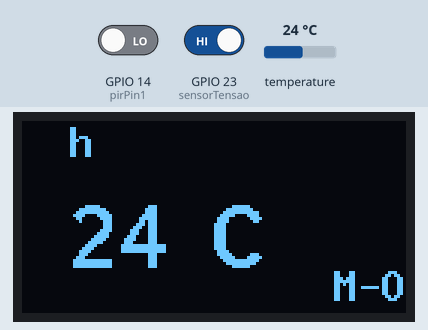
The program below on a simulated ESP32. Parts: 128×64 one-colour display. Inputs (shaded band) come from the test bench; at power-on: GPIO 23 (sensorTensao) HIGH, temperature 24 °C, GPIO 14 (pirPin1) LOW. WiFi joins after 1.5 s; servers stay silent unless stated; network time is answered at once with the bench clock; the local clock reads 2024-03-15 10:24:30 at power-on unless the program sets it; no MQTT or app messages arrive unless stated; what the program prints to the serial monitor is not drawn.

Above: at 4.3 s.
4.4 s: GPIO 23 (sensorTensao) driven LOW
At 4.8 s:
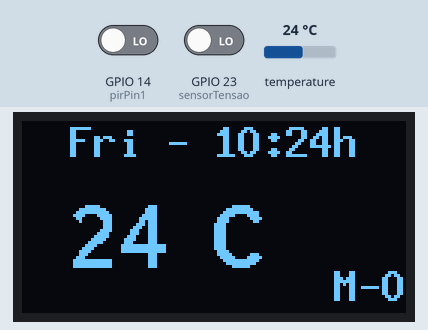
5.9 s: temperature set to 12 °C
At 14.0 s:
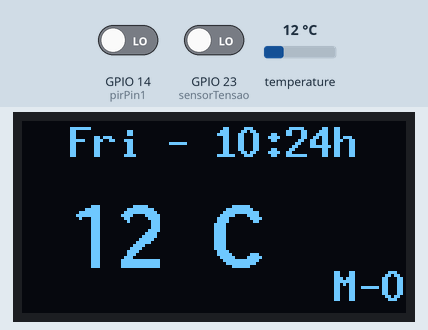
14.6 s: GPIO 14 (pirPin1) driven HIGH
At 15.8 s:
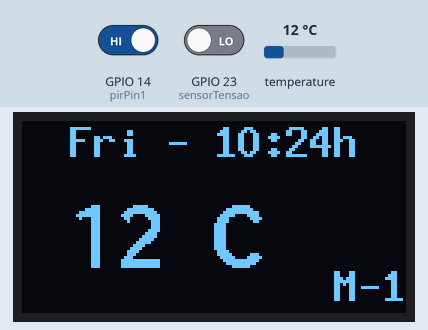
16.1 s: temperature set to 19 °C
At 24.1 s:
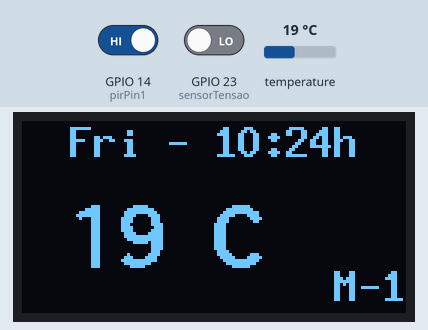
24.6 s: GPIO 14 (pirPin1) driven LOW
At 24.9 s:
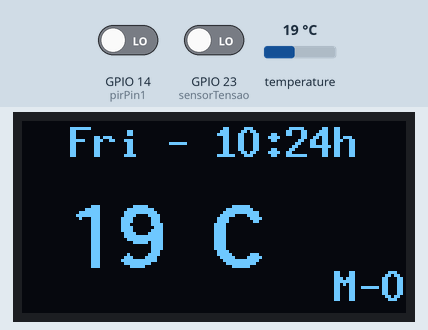
26.1 s: temperature set to 28 °C
At 34.2 s:
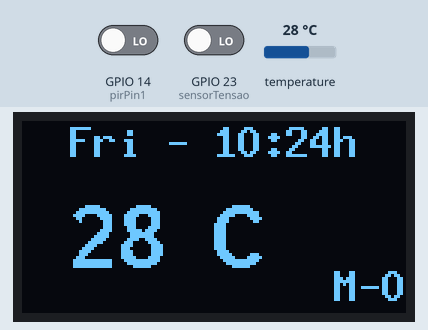
Timing chart, 0 to 35.6 s (numbered marks = the images above; inputs shaded):
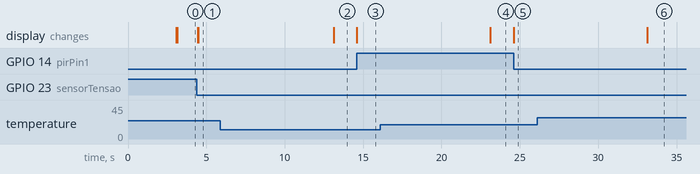

The program:

main.cpp
```cpp
 /*Sistema de monitoramento da Temperatura
  MARCOS MEIRA E MILENA FREITAS
  17 de fevereiro de 2021
*/
#include <Arduino.h>
#include <NTPClient.h>
#include <PubSubClient.h>
#include <WiFi.h>
#include <WebServer.h>
#include <Ticker.h>
#include <DHtesp.h>
#include <ArduinoJson.h>
#include <U8x8lib.h>
#include <ESPmDNS.h>
#include <Update.h>
#include <SPI.h>
#include <WiFiClient.h>

#define EEPROM_SIZE 1024
#define LED_BUILTIN LED_BUILTIN
#define TOKEN "ib+r)WKRvHCGjmjGQ0"
#define ORG "n5hyok"
#define WIFI_SSID "Metropole"
#define WIFI_PASSWORD "908070Radio"
#define BROKER_MQTT "10.71.0.132"
#define DEVICE_TYPE "ESP32"
#define PUBLISH_INTERVAL 1000*60*360 //intervalo de 6 h para publicar temperatura

uint64_t chipid = ESP.getEfuseMac(); // The chip ID is essentially its MAC address(length: 6 bytes).
uint16_t chip = (uint16_t)(chipid >> 32);
char DEVICE_ID[23];
char an = snprintf(DEVICE_ID, 23, "biit%04X%08X", chip, (uint32_t)chipid); // PEGA IP
WiFiClient espClient;
PubSubClient client(espClient);
WebServer server(80);
WiFiUDP udp;
char topic[]= "teste"; // topico MQTT
NTPClient ntp(udp, "a.st1.ntp.br", -3 * 3600, 60000); //Hr do Br
DHTesp dhtSensor;
DynamicJsonDocument doc (1024); //tamanho do doc do json
U8X8_SSD1306_128X64_NONAME_SW_I2C u8x8(15, 4, 16);
bool publishNewState = false;
TaskHandle_t retornoTemp;
bool novaTemp = false;
int tempAtual=0;
int tempAntiga=0;
int movimento=0;
bool mov=false;
bool tasksAtivo = true;
struct tm data; //armazena data
char data_formatada[64];
char data_visor[64];
bool tensaoPin=false;
unsigned long tempo = 1000*60*15; // 15 min
unsigned long ultimoGatilho = millis()+tempo;
char timeStamp;
IPAddress ip=WiFi.localIP();
const int dhtPin1=27;
const int pirPin1=14;
const int sensorTensao=23;
/////////////////////////////////
const char* host = "esp32-Transmissor";
// const int PIR 	= 22;
// const int TEMP	=	21;
// int StatusPIR;
// int StatusTEMP;
/* Style */
String style =
"<style>#file-input,input{width:100%;height:44px;border-radius:4px;margin:10px auto;font-size:15px}"
"input{background:#f1f1f1;border:0;padding:0 15px}body{background:#3498db;font-family:sans-serif;font-size:14px;color:#777}"
"#file-input{padding:0;border:1px solid #ddd;line-height:44px;text-align:left;display:block;cursor:pointer}"
"#bar,#prgbar{background-color:#f1f1f1;border-radius:10px}#bar{background-color:#3498db;width:0%;height:10px}"
"form{background:#fff;max-width:258px;margin:75px auto;padding:30px;border-radius:5px;text-align:center}"
".btn{background:#3498db;color:#fff;cursor:pointer}</style>";
/* Login page */
String loginIndex =
"<form name=loginForm>"
"<h1>ESP32 Login</h1>"
"<input name=userid placeholder='User ID'> "
"<input name=pwd placeholder=Password type=Password> "
"<input type=submit onclick=check(this.form) class=btn value=Login></form>"
"<script>"
"function check(form) {"
"if(form.userid.value=='admin' && form.pwd.value=='servidor908070')"
"{window.open('/serverIndex')}"
"else"
"{alert('Error Password or Username')}"
"}"
"</script>" + style;
/* Server Index Page */
String serverIndex =
"<script src='https://ajax.googleapis.com/ajax/libs/jquery/3.2.1/jquery.min.js'></script>"
"<form method='POST' action='#' enctype='multipart/form-data' id='upload_form'>"
"<input type='file' name='update' id='file' onchange='sub(this)' style=display:none>"
"<label id='file-input' for='file'>   Choose file...</label>"
"<input type='submit' class=btn value='Update'>"
"<br><br>"
"<div id='prg'></div>"
"<br><div id='prgbar'><div id='bar'></div></div><br></form>"
"<script>"
"function sub(obj){"
"var fileName = obj.value.split('\\\\');"
"document.getElementById('file-input').innerHTML = '   '+ fileName[fileName.length-1];"
"};"
"$('form').submit(function(e){"
"e.preventDefault();"
"var form = $('#upload_form')[0];"
"var data = new FormData(form);"
"$.ajax({"
"url: '/update',"
"type: 'POST',"
"data: data,"
"contentType: false,"
"processData:false,"
"xhr: function() {"
"var xhr = new window.XMLHttpRequest();"
"xhr.upload.addEventListener('progress', function(evt) {"
"if (evt.lengthComputable) {"
"var per = evt.loaded / evt.total;"
"$('#prg').html('progress: ' + Math.round(per*100) + '%');"
"$('#bar').css('width',Math.round(per*100) + '%');"
"}"
"}, false);"
"return xhr;"
"},"
"success:function(d, s) {"
"console.log('success!') "
"},"
"error: function (a, b, c) {"
"}"
"});"
"});"
"</script>" + style;
void callback(char* topic, byte* payload3, unsigned int length){
//retorna infoMQTT
  char msg;
  if (topic == "status") {
    for (int i=0;i<length;i++) {
      Serial.print((char)payload3[i]);
      msg += (char)payload3[i];
    }
  Serial.println("ok");
  publishNewState = true;
  }
}
void conectaMQTT () {
  //Estabelece conexao c MQTT/WIFI
  while (!client.connected()) {
    Serial.println("Conectando MQTT...");
    if (client.connect("ESP32")) {
      Serial.println ("Conectado :)");
      client.publish ("teste", "ola mundo");
      client.subscribe ("teste");

    } else { //reconecta ate ter sucesso
      Serial.println("Falha na conexao");
      Serial.print(client.state());
      Serial.print("nova tentativa em 5s...");
      delay (5000);
    }
  }
}
void reconectaMQTT(){
  //reconecta MQTT caso desconecte
  if (!client.connected()) {
    conectaMQTT();
  }
  client.loop();
}
void datahora(){
  time_t tt=time(NULL);
  data = *gmtime(&tt);
  strftime(data_formatada, 64, "%w - %d/%m/%y %H:%M:%S", &data);//hora completa
  strftime(data_visor, 64, "%a - %H:%M", &data); //hora para o visor
  //Armazena na variável hora, o horário atual.
  int anoEsp = data.tm_year;
  if (anoEsp < 2020) {
    ntp.forceUpdate();
  }
}
void sensorTemp(void *pvParameters){
  Serial.println ("sensorTemp inicio do LOOP");
  while (1) {//busca temp enquanto estiver ligado
    tempAtual = dhtSensor.getTemperature();
    tasksAtivo=false;
    vTaskSuspend (NULL);
  }
}
void IRAM_ATTR mudaStatusPir(){
  mov=true;
}
void pegaTemp () {
      if (retornoTemp != NULL) {
    xTaskResumeFromISR (retornoTemp);
  }
}
void publish (){
  if (tempAntiga != tempAtual){
    // nova temperatura
    tempAntiga=tempAtual;
    if(tempAtual>50){
      novaTemp=0;
    } else {
      novaTemp=1;
    }
  } else {
    // temperatura igual
    novaTemp=0;
  }
}
void Tensao(){
  tensaoPin=true;
}
void PinConfig () {
  // config das portas i/o
  pinMode(dhtPin1, INPUT);
	pinMode(pirPin1, INPUT_PULLUP);
  pinMode(sensorTensao, INPUT_PULLUP);
}
void U8x8visor() { //publica info no visor painel
  u8x8.setFont(u8x8_font_8x13B_1x2_f);
  u8x8.setCursor(2,0);
  u8x8.print(String(data_visor)+"h");
  u8x8.setFont(u8x8_font_inb21_2x4_f);
  u8x8.setCursor(2,3);
	u8x8.print(String(tempAtual)+"\xb0""C");
  u8x8.setFont(u8x8_font_8x13B_1x2_f);
  u8x8.setCursor(13,6);
  u8x8.print("M-");
  u8x8.setFont(u8x8_font_8x13B_1x2_f);
  u8x8.setCursor(15,6);
  u8x8.print(digitalRead(pirPin1));
}
void UpdateRemoto() {
  if (!MDNS.begin(host)) {
		Serial.println("Error setting up MDNS responder!");
		while (1) {
			delay(1000);
		}
	}
	server.on("/", HTTP_GET, []() {
		server.sendHeader("Connection", "close");
		server.send(200, "text/html", loginIndex);
	});
	server.on("/serverIndex", HTTP_GET, []() {
		server.sendHeader("Connection", "close");
		server.send(200, "text/html", serverIndex);
	});
	server.on("/update", HTTP_POST, []() {
		server.sendHeader("Connection", "close");
		server.send(200, "text/plain", (Update.hasError()) ? "FAIL" : "OK");
		ESP.restart();
	}, []() {
		HTTPUpload& upload = server.upload();
		if (upload.status == UPLOAD_FILE_START) {
			Serial.printf("Update: %s\n", upload.filename.c_str());
			if (!Update.begin(UPDATE_SIZE_UNKNOWN)) {//start with max available size
				Update.printError(Serial);
			}
		} else if (upload.status == UPLOAD_FILE_WRITE) {
			if (Update.write(upload.buf, upload.currentSize) != upload.currentSize) {
				Update.printError(Serial);
			}
		} else if (upload.status == UPLOAD_FILE_END) {
			if (Update.end(true)) {
				Serial.printf("Update Success: %u\nRebooting++...\n", upload.totalSize);
			} else {
				Update.printError(Serial);
			}
		}
	});
}
void payloadMQTT (){
  datahora();
  u8x8.clear();
  Serial.println("Tempo: " +String(ultimoGatilho));
  int tensao=digitalRead(sensorTensao);
  movimento = digitalRead(pirPin1);
  time_t tt=time(NULL);
  String payload = "{\"local\":";
  payload += "\"SalaTransmisssor\"";
  payload += ",";
  payload += "\"hora\":";
  payload += tt;
  payload += ",";
  payload += "\"temp\":";
  payload += tempAtual;
  payload += ",";
  payload += "\"movimento\":";
  payload += movimento;
  payload += ",";
  payload += "\"tensao\":";
  payload += tensao;
  payload += ",";
  payload += "\"ip\":";
  payload +="\"";
  payload += ip.toString();
  payload +="\"";
  payload += ",";
  payload += "\"mac\":";
  payload +="\"";
  payload += DEVICE_ID;
  payload +="\"";
  payload += "}";
  client.publish (topic, (char*) payload.c_str());
  novaTemp=false;
  tensaoPin=false;
  movimento=false;
  mov=false;
}
Ticker tickerpin(publish, PUBLISH_INTERVAL);
Ticker tempTicker(pegaTemp, 10000);
void setup () {
  Serial.begin (115200);
  WiFi.begin(WIFI_SSID, WIFI_PASSWORD);
  while (WiFi.status()!= WL_CONNECTED){//incia wifi ate q funcione
    Serial.print (".");
    delay(1000);
    }
  ntp.begin ();
  ntp.forceUpdate();
  if (!ntp.forceUpdate ()){
      while (1) {
        Serial.println ("Erro ao carregar a hora");
        delay (1000);
      }
  } else {
    timeval tv; //define a estrutura da hora
    tv.tv_sec = ntp.getEpochTime(); //segundos
    settimeofday (&tv, NULL);
  }
  ip = WiFi.localIP();
  Serial.print("IP Address: ");
  Serial.println(ip);
  Serial.println(DEVICE_ID);
  client.setServer (BROKER_MQTT, 1883);//define mqtt
  client.setCallback(callback);
  server.begin();
  PinConfig();
  dhtSensor.setup(dhtPin1, DHTesp::DHT11);
  xTaskCreatePinnedToCore (sensorTemp, "sensorTemp", 4000, NULL, 1, &retornoTemp, 0);
  attachInterrupt (digitalPinToInterrupt(pirPin1), mudaStatusPir, RISING);
  attachInterrupt (digitalPinToInterrupt(sensorTensao), Tensao, CHANGE);
  vTaskDelay (pdMS_TO_TICKS(1000));
  tickerpin.start();
  tempTicker.start();
  u8x8.begin();
  u8x8.clear();
  UpdateRemoto();
  movimento = digitalRead(pirPin1);
}
void loop(){
  U8x8visor();
  server.handleClient();
  if(!client.connected()){
    reconectaMQTT();
  }
  client.loop();
  if(ultimoGatilho<millis() && mov==1){ //publica no MQTT
    Serial.println("entrou no movimento");
    payloadMQTT();
    ultimoGatilho = millis()+tempo;
    while(ultimoGatilho<millis() && movimento==1){
      ultimoGatilho = millis()+tempo;
    }
  }
  else if (tensaoPin||novaTemp==1){
    payloadMQTT();
  }
tempTicker.update();
tickerpin.update();
}
```

Measured:
- after the input at 4.4 s, the display: first changes after 0.06 s (image 1 shows a later state)
- after the input at 5.9 s, the display: first changes after 7.2 s (image 2 shows a later state)
- after the input at 14.6 s, the display: changes at once (image 3)
- after the input at 16.1 s, the display: changes after 7.0 s (image 4)
- after the input at 24.6 s, the display: changes at once (image 5)
- after the input at 26.1 s, the display: first changes after 7.0 s (image 6 shows a later state)
